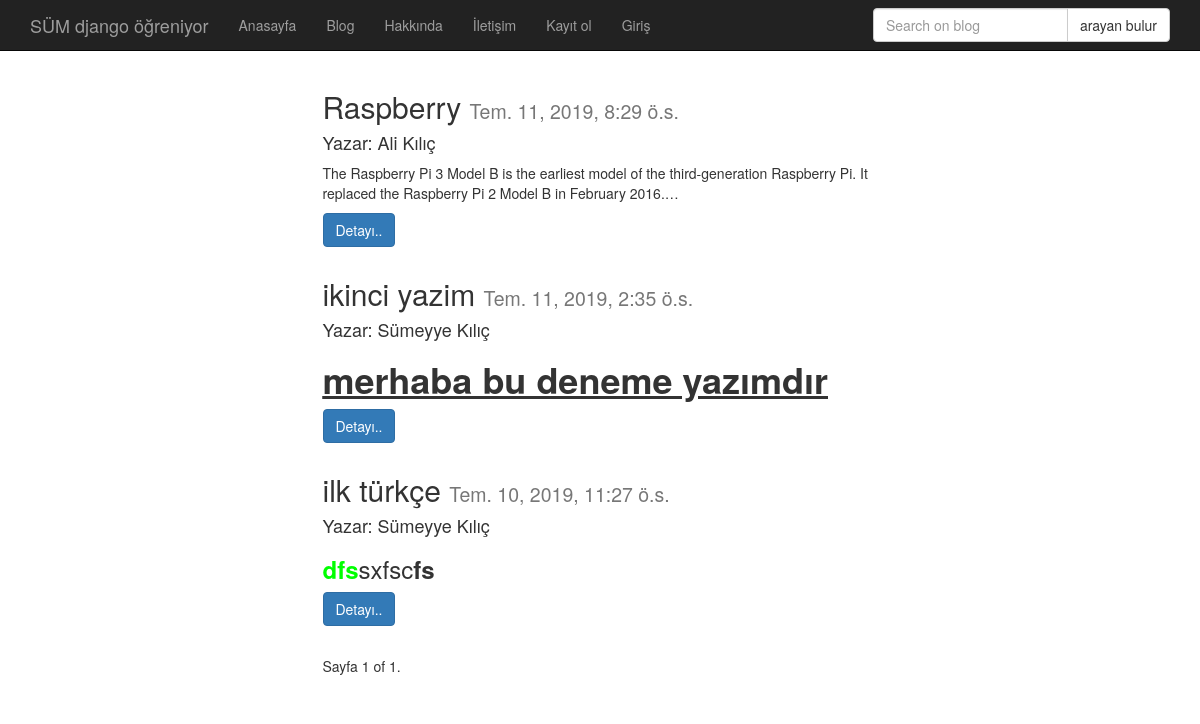
The app's page /gonderi/index/, older data.
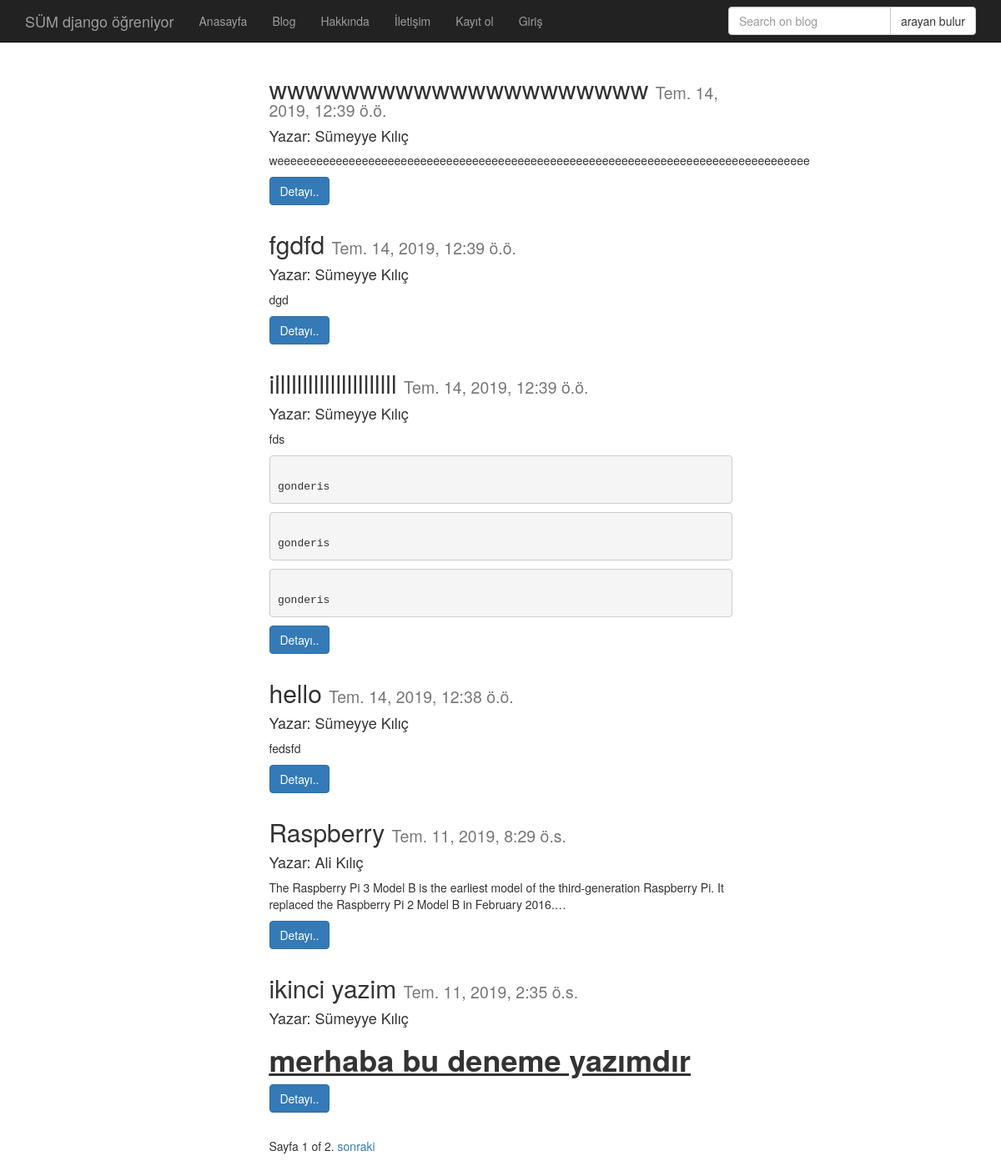
The same page, newer data.
### gonderi/models.py (models this page shows, shortened)
class Gonderi(models.Model):
    kullanici=models.ForeignKey('auth.User', verbose_name='Yazar',related_name="gonderis")
    baslik=models.CharField(max_length=120, verbose_name='başlık')
    yazi=RichTextField(verbose_name='içerik') #uzun yazılar yazma TextField
    yayin_tarihi=models.DateTimeField(verbose_name='yayınlanma tarihi', auto_now_add=True)
    image=models.ImageField(null=True, blank=True) #GONDERİ OLUŞTURULURKEN RESİM EKLEME
    slug=models.SlugField(unique=True, editable=False, max_length=130)
    def get_absolute_url(self):
        return reverse('gonderi:detail', kwargs={'slug':self.slug})
    class Meta:
        ordering=['-yayin_tarihi', 'id']

### gonderi/views.py (the view, shortened to what this page needs)
def gonderi_index(request):
    gonderi_list=Gonderi.objects.all()
    query=request.GET.get('q')
    paginator = Paginator(gonderi_list,6 )  # Show 25 contacts per page
    page = request.GET.get('Sayfa')
    try:
        gonderis= paginator.page(page)
    except PageNotAnInteger:
        gonderis = paginator.page(1)
    except EmptyPage:
        gonderis = paginator.page(paginator.num_pages)
    return render(request, 'gonderi/index.html',{ 'gonderis': gonderis })

### templates/gonderi/index.html (shortened to what this page needs)
{% extends 'base.html' %}
{% block govde %}
    <div class="container">
    {% for gonderi in gonderis %}
        <div class="row">
            <div class="col-md-6 col-md-offset-3">
                <div class="card" >
                    <div class="card-body" >
                        <h2> {{ gonderi.baslik }} <small> {{gonderi.yayin_tarihi }} </small> </h2>
                        <h4> Yazar: {{ gonderi.kullanici.get_full_name}}</h4>
                        <p> {{ gonderi.yazi|safe|linebreaks|truncatechars:150}} </p>
                        <p><a href="{{gonderi.get_absolute_url}}" class="btn btn-primary">Detayı..</a>
                        </p>
                    </div>
                </div>
            </div>
        </div>
    {% endfor %}
    <div class="row">
        <div class="col-md-6 col-md-offset-3">
            <div class="pagination">
                <span class="step-links">
                    <span class="current">
                        Sayfa {{gonderis.number }} of {{ gonderis.paginator.num_pages }}.
                    </span>
                    {% if gonderis.has_next %}
                        <a href="?Sayfa={{ gonderis.next_page_number }}">sonraki</a>
                    {% endif %}
                    </span>
            </div>
        </div>
    </div>
    </div>
{% endblock %}

### templates/base.html (shortened to what this page needs)
{% load static %}
<head>
    <link rel="stylesheet" href="{% static 'css/bootstrap.min.css'%}">
    <link rel="stylesheet" href="{% static 'css/style.css'%}">
</head>
<body>
    {% include 'navbar-head.html' %}
    {% block govde %}
    {% endblock %}
</body>

### templates/navbar-head.html (shortened to what this page needs)
<nav class="navbar navbar-inverse navbar-fixed-top" role="banner">
    <div class="container">
        <div class="navbar-header">
            <a href="{% url 'anasayfa' %}" class="navbar-brand">SÜM django öğreniyor</a>
        </div>
        <nav class="collapse navbar-collapse" role="navigation">
            <ul class="nav navbar-nav navbar-left">
                <li><a href="{% url 'anasayfa' %}">Anasayfa</a></li>
                <li><a href="{% url 'gonderi:index' %}">Blog</a></li>
                <li><a href="#">Hakkında</a></li>
                <li><a href="#">İletişim</a></li>
                {% if not request.user.is_authenticated %}
                    <li><a href="{% url 'kullanicilar:kayit'%}"> Kayıt ol </a></li>
                    <li><a href="{% url 'kullanicilar:giris'%}"> Giriş </a></li>
                {%else%}
                    <li><a href="{% url 'kullanicilar:cikis'%}"> Çıkış </a></li>
                {% endif %}
            </ul>
            <form class="navbar-form navbar-right" role="search" method="GET" action="">
                <div class="input-group">
                    <input class="form-control" type="text" name="q" placeholder="Search on blog" value="" >
                    <span class="input-group-btn">
                        <input class="btn btn-default" type="submit" value="arayan bulur">
                    </span>
                </div>
            </form>
        </nav>
    </div>
</nav>

### static/css/style.css (style rules this page uses)
body { padding-top: 70px ; }

Row changes from the older to the newer data that the page shows:
no longer on this page (row unchanged): Gonderi: baslik "ilk türkçe", yayin_tarihi "Tem. 10, 2019, 11:27 ö.s.", kullanici.get_full_name "Sümeyye Kılıç", yazi "dfs sx fs c fs"
added Gonderi: baslik "wwwwwwwwwwwwwwwwwwwww", yayin_tarihi "Tem. 14, 2019, 12:39 ö.ö.", kullanici.get_full_name "Sümeyye Kılıç", yazi "weeeeeeeeeeeeeeeeeeeeeeeeeeeeeeeeeeeeeeeeeeeeeeeeeeeeeeeeeeeeeeeeeeeeeeeeeeeeeeeeee"
added Gonderi: baslik "fgdfd", yayin_tarihi "Tem. 14, 2019, 12:39 ö.ö.", kullanici.get_full_name "Sümeyye Kılıç", yazi "dgd"
added Gonderi: baslik "illllllllllllllllllllll", yayin_tarihi "Tem. 14, 2019, 12:39 ö.ö.", kullanici.get_full_name "Sümeyye Kılıç", yazi "fds gonderis gonderis gonderis"
added Gonderi: baslik "hello", yayin_tarihi "Tem. 14, 2019, 12:38 ö.ö.", kullanici.get_full_name "Sümeyye Kılıç", yazi "fedsfd"
Text that changed along with them:
{{ gonderis.paginator.num_pages }}: "1" → "2"
text now shown: "sonraki"
